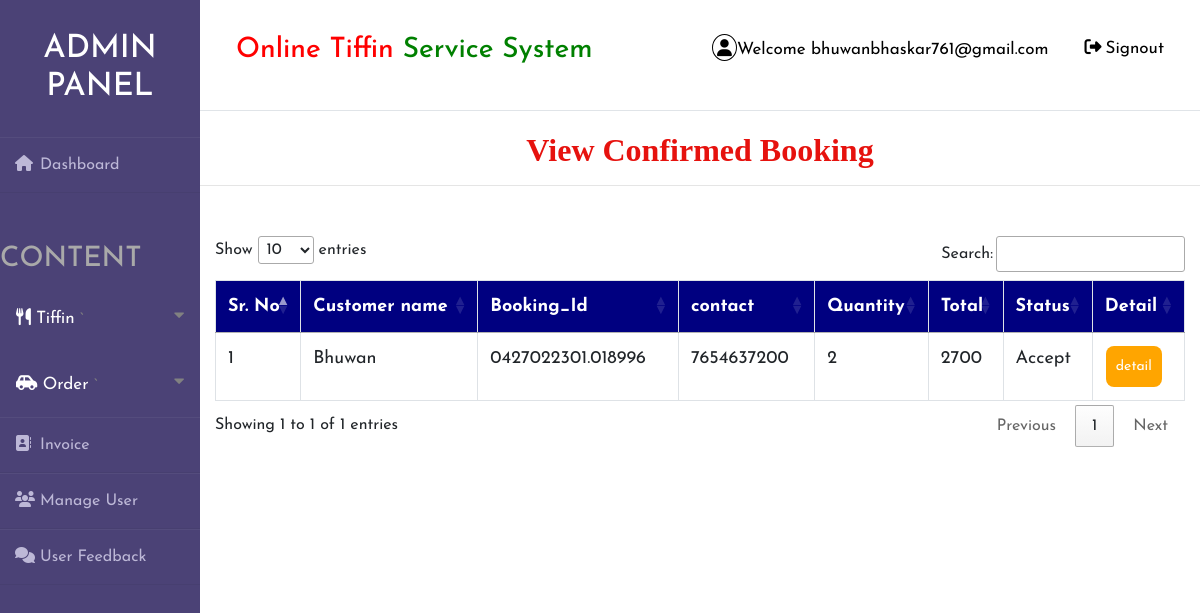
Screenshot of /confirmed_View_Booking (signed in) with the database file from the repository.
### tiffin/models.py (models this page shows, shortened)
class Booking(models.Model):
    book_id = models.CharField(max_length=500,null=True)
    status = models.ForeignKey(Status,on_delete=models.CASCADE,null=True)
    signup = models.ForeignKey(Signup,on_delete=models.CASCADE,null=True)
    food = models.ForeignKey(Food,on_delete=models.CASCADE,null=True)
    order_date = models.DateField(null=True)
    time = models.TimeField(null=True)
    from_date = models.DateField(null=True)
    to_date = models.DateField(null=True)
    quantity  = models.IntegerField(null=True)
    day1 = models.IntegerField(null=True)
    address= models.CharField(max_length=100,null=True)
    city= models.CharField(max_length=100,null=True)
    total = models.IntegerField(null=True)

class Signup(models.Model):
    user = models.ForeignKey(User, on_delete=models.CASCADE, null=True)
    contact = models.CharField(max_length=10, null=True)
    image = models.FileField(null=True)

class Status(models.Model):
    status = models.CharField(max_length=30,null=True)

### tiffin/views.py (the view)
# urls.py: path('confirmed_View_Booking', Confirmed_View_Booking, name="confirmed_View_Booking"),
def Confirmed_View_Booking(request):
    if not request.user.is_authenticated:
        return redirect('login_admin')
    book = Booking.objects.all()
    d = {'book': book}
    return render(request, 'confimed_viewBokking.html', d)

### tiffin/templates/confimed_viewBokking.html (shortened to what this page needs)
{% extends 'admin_nav.html' %}
{% block body %}
<center><h2 style="font-family : 'Monotype Corsiva' ; color : #E6120E ; font-weight : bold;margin-top:2%">View Confirmed Booking</h2></center><hr>
 <div class="container">
<table class="table table-bordered" id="myTable">
  <thead>
  <tr>
    <th>Sr. No</th>
    <th>Customer name</th>
    <th>Booking_Id</th>
    <th>contact</th>
      <th>Quantity</th>
      <th>Total</th>
      <th>Status</th>
    <th>Detail</th>
  </tr>
  </thead>
   <tbody>
{% for i in book %}
{% ifequal 'Accept' i.status.status %}
  <tr>
      <td>{{forloop.counter}}</td>
    <td>{{i.signup.user.first_name}}</td>
    <td>{{i.book_id}}</td>
    <td>{{i.signup.contact}}</td>
    <td>{{i.quantity}}</td>
      <td>{{i.total}}</td>
      <td>{{i.status.status}}</td>
      <td><a href="{% url 'booking_detail' i.id %}"><button class="button button1">detail</button></a></td>
  </tr>
{% endifequal %}
   {% endfor %}
    </tbody>
</table>
 </div>
{% endblock %}

### tiffin/templates/admin_nav.html (shortened to what this page needs)
<!DOCTYPE html>
<html lang="en">
{% load static %}
<head>
	<link rel="stylesheet" href="{% static 'style1.css' %}">
    <link rel="stylesheet" href="https://cdnjs.cloudflare.com/ajax/libs/font-awesome/4.7.0/css/font-awesome.min.css">
    <link rel="stylesheet" href="https://maxcdn.bootstrapcdn.com/bootstrap/4.0.0/css/bootstrap.min.css">
  <link rel = stylesheet href = "//cdn.datatables.net/1.10.19/css/jquery.dataTables.min.css">
</head>
<body>
<div class="wrapper">
    <div class="sidebar">
        <h2>Admin Panel</h2>
        <ul>
            <li style="margin-bottom:50px"><a href="{% url 'admin_home' %}"><i class="fas fa-home"></i>Dashboard</a></li>
            <h3 style="color:Darkgrey;margin-bottom:10px">CONTENT</h3>
            <button class="dropdown dropdown-btn nav-link" style="padding-top:20px;padding-bottom:20px">
                <a href="#" style="color: #fff"><i class="fas fa-utensils"></i>
                    Tiffin</a>
    `           <i class="fa fa-caret-down"></i>
            </button>
            <button class="dropdown-btn nav-link" style="padding-top:20px;padding-bottom:20px">
                <a href="" style="color: #fff"><i class="fas fa-car-side"></i>
                    Order</a>
    `           <i class="fa fa-caret-down"></i>
            </button>
            <li><a href="{% url 'order_invoice' %}"><i class="fas fa-address-book"></i>Invoice</a></li>
            <li><a href="{% url 'view_user' %}"><i class="fas fa-users"></i>Manage User</a></li>
            <li><a href="{% url 'view_feedback' %}"><i class="fas fa-comments"></i>User Feedback</a></li>
</ul>
    </div>
    <div class="main_content">
        <div class="header"><div class="topnav">
  <a class="active" href="#home"><h3><span style="color:red">Online Tiffin</span> <span style="color:green">Service System</span></h3></a>
  <div class="topnav-right">
    <a href="#search"><i style="padding:4px;border-radius:50%;border:1px solid black" class="fas fa-user"></i>Welcome {{request.user.username}}</a>
    <a href="{% url 'logout' %}"><i style="padding:4px;bborder:1px solid black" class="fas fa-sign-out-alt"></i>Signout</a>
  </div>
</div>
</div>
        {% block body %}
        {% endblock %}
    </div>
</div>
</body>
</html>

### tiffin/static/style1.css (style rules this page uses)
* { margin: 0; padding: 0; box-sizing: border-box; list-style: none; text-decoration: none; font-family: 'Josefin Sans', sans-serif; }
body { background-color: #f3f5f9; }
.wrapper { display: flex; position: relative; }
.wrapper .sidebar { width: 200px; height: 100%; background: #4b4276; padding: 30px 0px; position: fixed; }
.wrapper .sidebar h2 { color: #fff; text-transform: uppercase; text-align: center; margin-bottom: 30px; }
.wrapper .sidebar ul li { padding: 15px; border-bottom: 1px solid #bdb8d7; border-bottom: 1px solid rgba(0,0,0,0.05); border-top: 1px solid rgba(255,255,255,0.05); }
.wrapper .sidebar ul li a { color: #bdb8d7; display: block; }
.wrapper .sidebar ul li a .fas { width: 25px; }
.wrapper .main_content { width: 100%; margin-left: 200px; }
.wrapper .main_content .header { padding: 20px; background: #fff; color: #717171; border-bottom: 1px solid #e0e4e8; }
.topnav { overflow: hidden; background-color: #fff; }
.topnav a { float: left; color: black; text-align: center; padding: 14px 16px; text-decoration: none; font-size: 17px; }
.topnav-right { float: right; }

### tiffin/templates/admin_nav.html (style rules this page uses)
.button { background-color: orange; border: none; color: white; padding: 10px; text-align: center; text-decoration: none; display: inline-block; font-size: 14px; margin: 1px 1px; cursor: pointer; }
.button1 { border-radius: 8px; }
* { box-sizing: border-box; }
#myTable { border-collapse: collapse; width: 100%; border: 1px solid #ddd; font-size: 18px; }
#myTable th { text-align: left; padding: 12px; background-color: Navy; color: white; }
#myTable td { text-align: left; padding: 12px; background-color: white; }
#myTable tr { border-bottom: 1px solid #ddd; }
body { font-family: "Lato", sans-serif; }
.sidenav a, .dropdown-btn { padding: 6px 8px 6px 16px; text-decoration: none; font-size: 20px; color: #818181; display: block; border: none; background: none; width: 100%; text-align: left; cursor: pointer; outline: none; }
.fa-caret-down { float: right; padding-right: 8px; }
.nav-link { font-size:17px; }

### rows the page displays
Booking: signup.user.first_name "Bhuwan", book_id "0427022301.018996", signup.contact "7654637200", quantity "2", total "2700", status.status "Accept"

### other values shown
{{ request.user.username }} "bhuwanbhaskar761@gmail.com"
